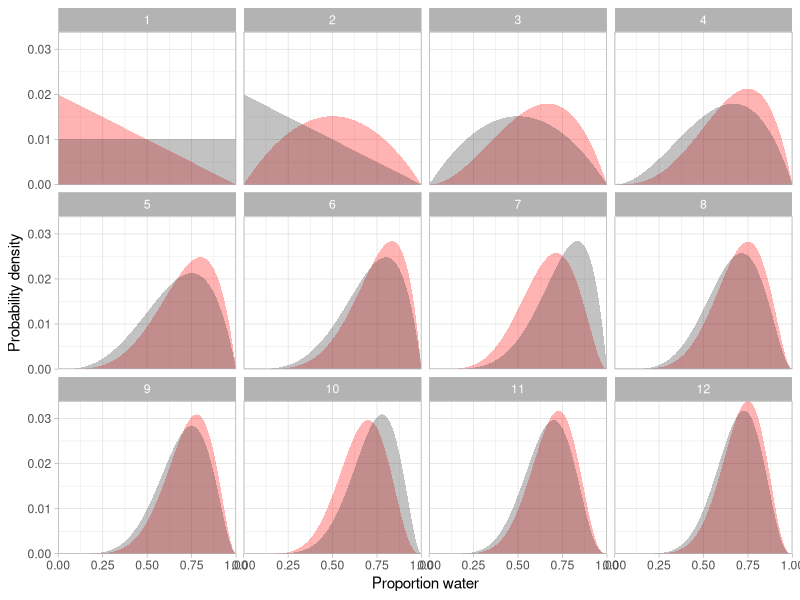
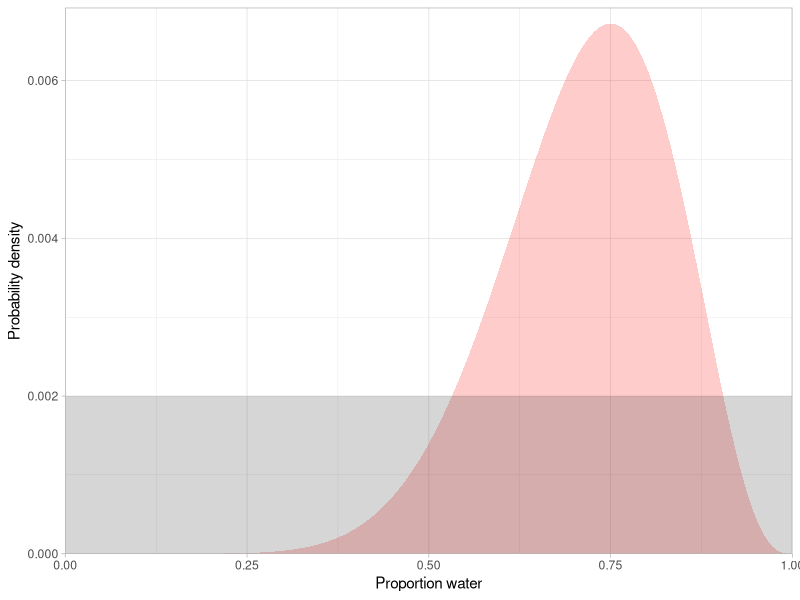
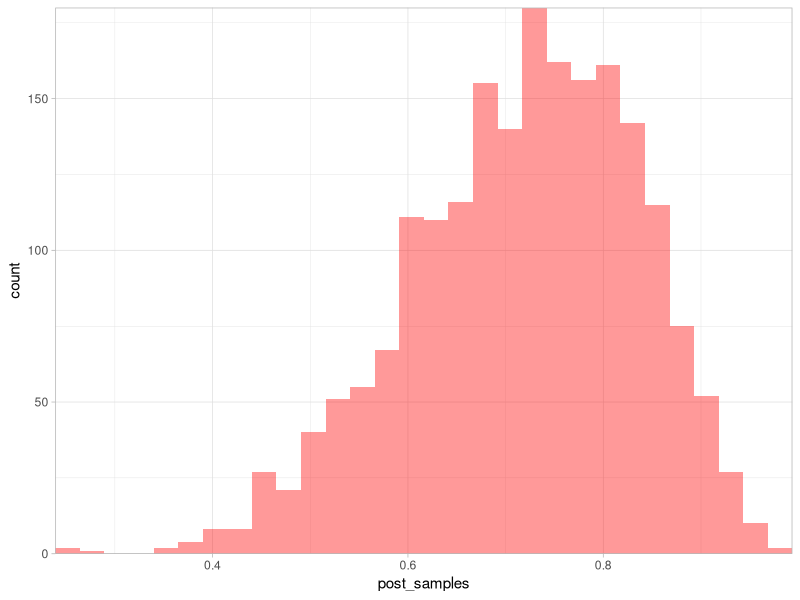
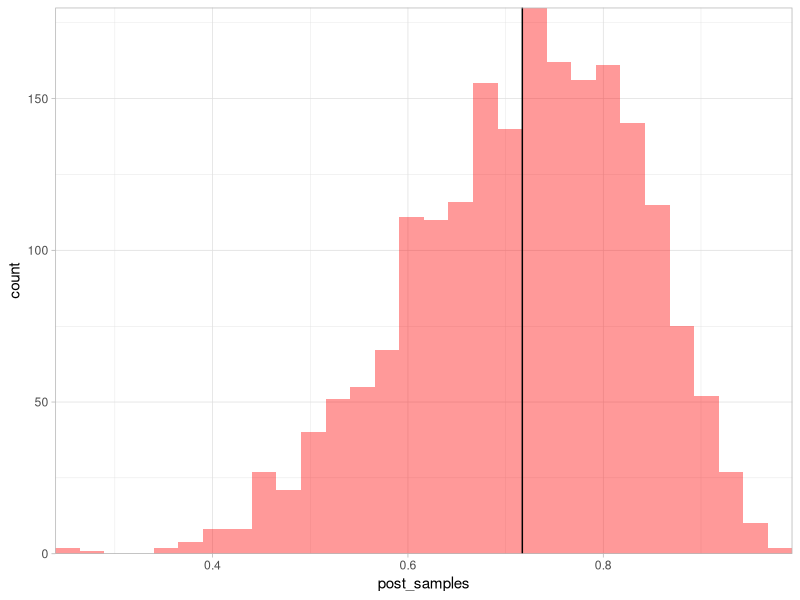
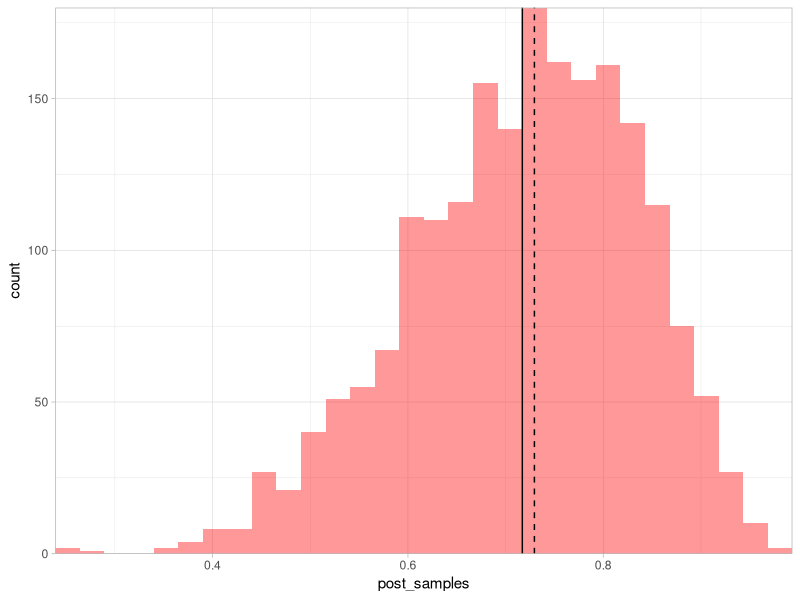
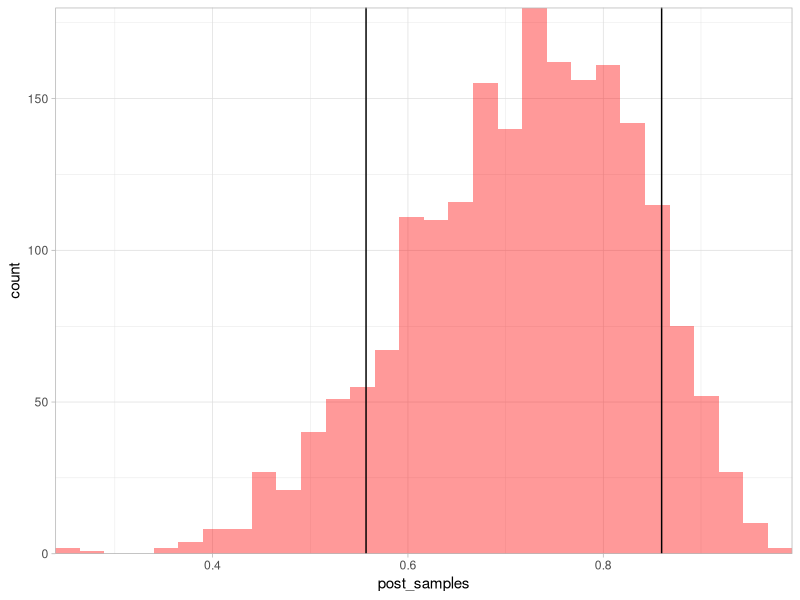
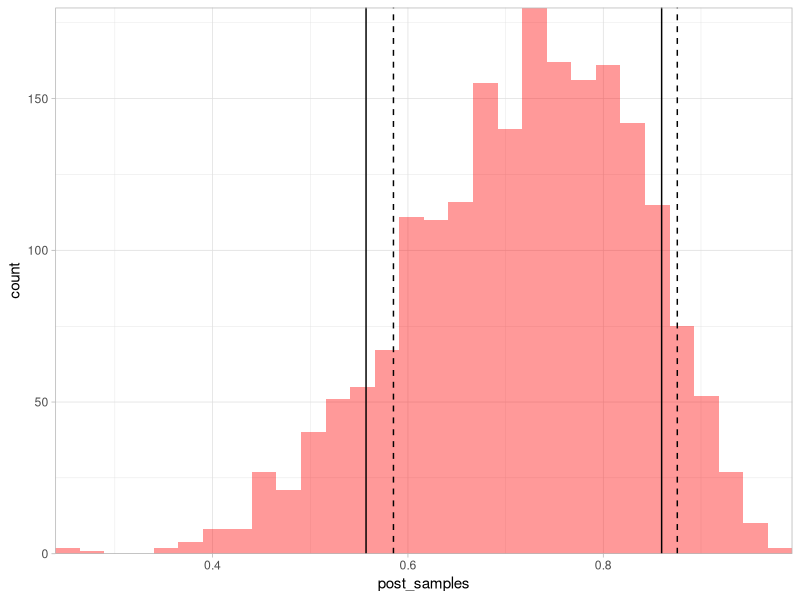
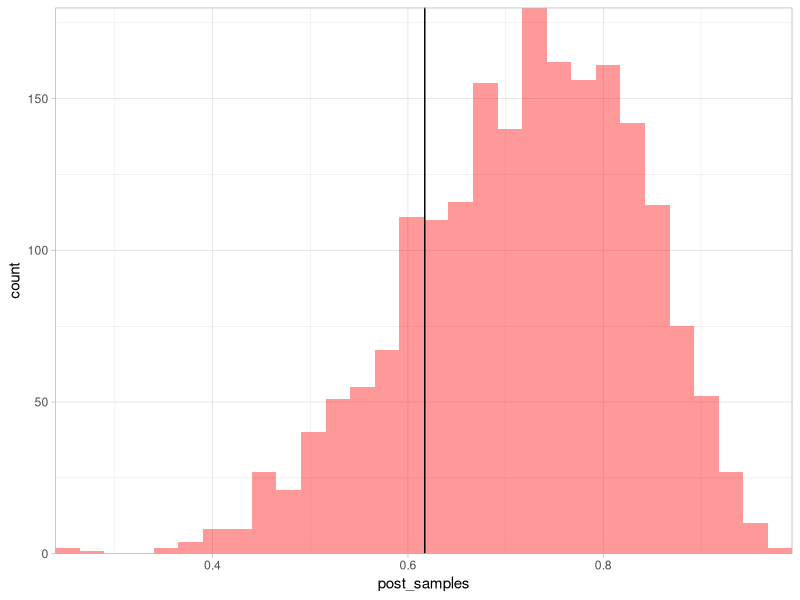

Source code (R) for these figures, in order:
## ---- chunk 1
knitr::opts_chunk$set(
  collapse = TRUE,
  comment = "#>",
  fig.width = 6,
  fig.asp = 0.618,
  fig.align = "center"
)
## ---- chunk 2
library(ggplot2)
library(dplyr)
theme_set(theme_light())
## ---- chunk 3
dat <- c("L", "W", "W", "W", "W", "W", "L", "W", "W", "L", "W", "W")
length(dat)
dat <- ifelse(dat == "W", 1, 0)

N <- 100
p <- seq(0, 1, length.out = N)

# --------------------
# try different priors:
prior <- dunif(p, 0, 1)
# prior <- dbinom(2, size = 3, prob = p)
# prior <- dbinom(7, size = 10, prob = p)
# prior <- dbinom(71, size = 100, prob = p)
# prior <- dbinom(5, size = 10, prob = p)
# prior <- dnorm(p, mean = 0.5, sd = 0.3)
# prior <- dbeta(p, shape1 = 3, shape2 = 2)
# prior <- dnorm(p, mean = 0.5, sd = 0.25);prior[1:100] <- 0
# --------------------

prior <- prior / sum(prior) # make sure it sums to 1

out <- list()
for (i in seq_along(dat)) {
  likelihood <- dbinom(sum(dat[i]), size = 1, prob = p) # data likelihood
  posterior <- likelihood * prior # Bayes rule numerator
  posterior <- posterior / sum(posterior) # make sure it sums to 1
  out[[i]] <- data.frame(p, prior, posterior, toss = i) # save it
  prior <- posterior # for next time
}
out <- bind_rows(out)

ggplot(out, aes(x = p, ymax = posterior, ymin = 0, group = toss)) +
  geom_ribbon(alpha = 0.3, fill = "red") +
  geom_ribbon(aes(x = p, ymax = prior, ymin = 0), alpha = 0.3) +
  coord_cartesian(expand = FALSE) +
  xlab("Proportion water") +
  ylab("Probability density")  +
  facet_wrap(~toss)
## ---- chunk 4
N <- 500 # bigger for smoother histograms below
p <- seq(0, 1, length.out = N)

prior <- dunif(p, 0, 1) / length(p)
# prior <- dbinom(2, size = 3, prob = p)
# prior <- dnorm(p, mean = 0.5, sd = 0.25)
# prior <- dbeta(p, shape1 = 3, shape2 = 2)
# prior <- dnorm(p, mean = 0.5, sd = 0.25);prior[1:100] <- 0
# prior <- c(1:250, 250:1)
prior <- prior / sum(prior)

likelihood <- dbinom(sum(dat), size = length(dat), prob = p)
posterior <- likelihood * prior
posterior <- posterior / sum(posterior)

ggplot(tibble(posterior, prior), 
  aes(x = p, ymax = posterior, ymin = 0)) +
  geom_ribbon(alpha = 0.2, fill = "red") +
  geom_ribbon(aes(x = p, ymax = prior, ymin = 0), alpha = 0.2) +
  coord_cartesian(expand = FALSE, ylim = c(0, 1.03 * max(c(posterior, prior)))) +
  xlab("Proportion water") +
  ylab("Probability density")
## ---- chunk 5
post_samples <- sample(p, prob = posterior, size = 2000, replace = TRUE)
## ---- chunk 6
g <- ggplot(tibble(post_samples), aes(post_samples)) + 
  geom_histogram(bins = 30, alpha = 0.4, fill = "red") +
  coord_cartesian(expand = FALSE)
g
## ---- chunk 7
q <- mean(post_samples)
g + geom_vline(xintercept = q)

q_median <- median(post_samples)
g + geom_vline(xintercept = q) + geom_vline(xintercept = q_median, lty = 2)
## ---- chunk 8
q <- quantile(post_samples, probs = c(0.1, 0.9))
g + geom_vline(xintercept = q)
## ---- chunk 9
q_hpd <- coda::HPDinterval(coda::as.mcmc(post_samples), prob = 0.8)
q_hpd <- as.numeric(q_hpd)
q_hpd
g + geom_vline(xintercept = q) + geom_vline(xintercept = q_hpd, lty = 2)
## ---- chunk 10
q <- sort(post_samples)[round(0.2 * length(post_samples))]
q
g + geom_vline(xintercept = q)
## ---- chunk 11
sum(post_samples > 0.5) / length(post_samples)
mean(post_samples > 0.5)
g + geom_vline(xintercept = 0.5)
## ---- chunk 12
mean(post_samples > 0.6 & post_samples < 0.8)
g + geom_vline(xintercept = c(0.6, 0.8))
